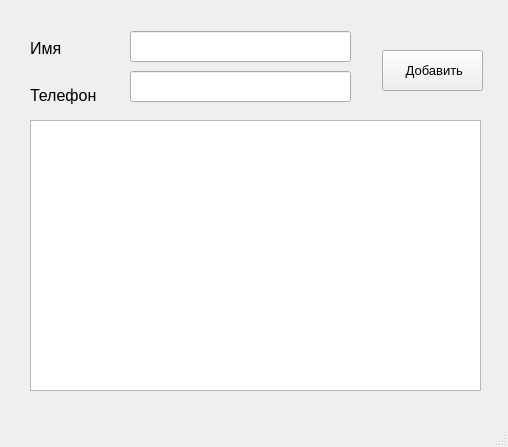
<?xml version="1.0" encoding="UTF-8"?>
<ui version="4.0">
 <class>MainWindow</class>
 <widget class="QMainWindow" name="MainWindow">
  <property name="geometry">
   <rect>
    <x>0</x>
    <y>0</y>
    <width>508</width>
    <height>447</height>
   </rect>
  </property>
  <property name="windowTitle">
   <string>MainWindow</string>
  </property>
  <widget class="QWidget" name="centralwidget">
   <widget class="QLabel" name="label">
    <property name="geometry">
     <rect>
      <x>30</x>
      <y>40</y>
      <width>55</width>
      <height>16</height>
     </rect>
    </property>
    <property name="font">
     <font>
      <pointsize>12</pointsize>
     </font>
    </property>
    <property name="text">
     <string>Имя</string>
    </property>
   </widget>
   <widget class="QLabel" name="label_2">
    <property name="geometry">
     <rect>
      <x>30</x>
      <y>80</y>
      <width>91</width>
      <height>31</height>
     </rect>
    </property>
    <property name="font">
     <font>
      <pointsize>12</pointsize>
     </font>
    </property>
    <property name="text">
     <string>Телефон</string>
    </property>
   </widget>
   <widget class="QLineEdit" name="name">
    <property name="geometry">
     <rect>
      <x>130</x>
      <y>31</y>
      <width>221</width>
      <height>31</height>
     </rect>
    </property>
   </widget>
   <widget class="QLineEdit" name="phone">
    <property name="geometry">
     <rect>
      <x>130</x>
      <y>71</y>
      <width>221</width>
      <height>31</height>
     </rect>
    </property>
   </widget>
   <widget class="QPushButton" name="btn">
    <property name="geometry">
     <rect>
      <x>382</x>
      <y>50</y>
      <width>101</width>
      <height>41</height>
     </rect>
    </property>
    <property name="font">
     <font>
      <pointsize>10</pointsize>
     </font>
    </property>
    <property name="text">
     <string> Добавить</string>
    </property>
   </widget>
   <widget class="QListWidget" name="lwid">
    <property name="geometry">
     <rect>
      <x>30</x>
      <y>120</y>
      <width>451</width>
      <height>271</height>
     </rect>
    </property>
   </widget>
  </widget>
  <widget class="QMenuBar" name="menubar">
   <property name="geometry">
    <rect>
     <x>0</x>
     <y>0</y>
     <width>508</width>
     <height>26</height>
    </rect>
   </property>
  </widget>
  <widget class="QStatusBar" name="statusbar"/>
 </widget>
 <resources/>
 <connections/>
</ui>
